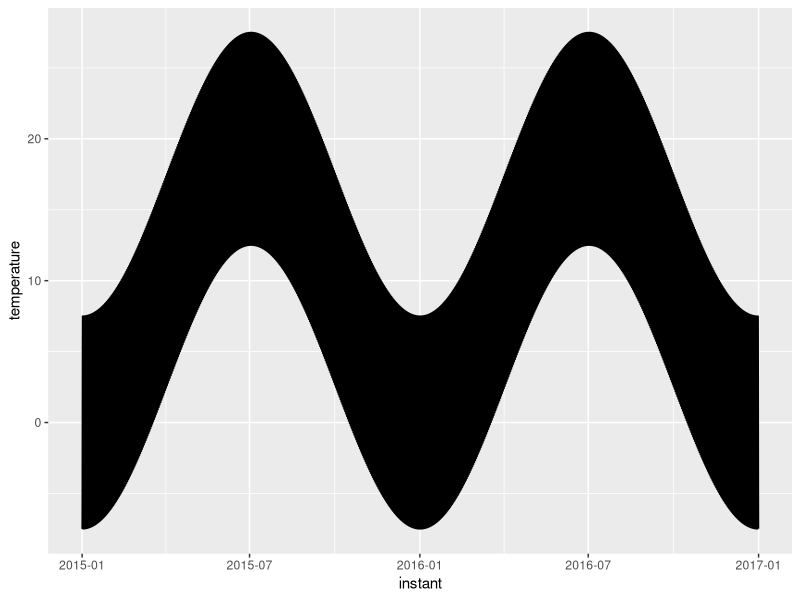
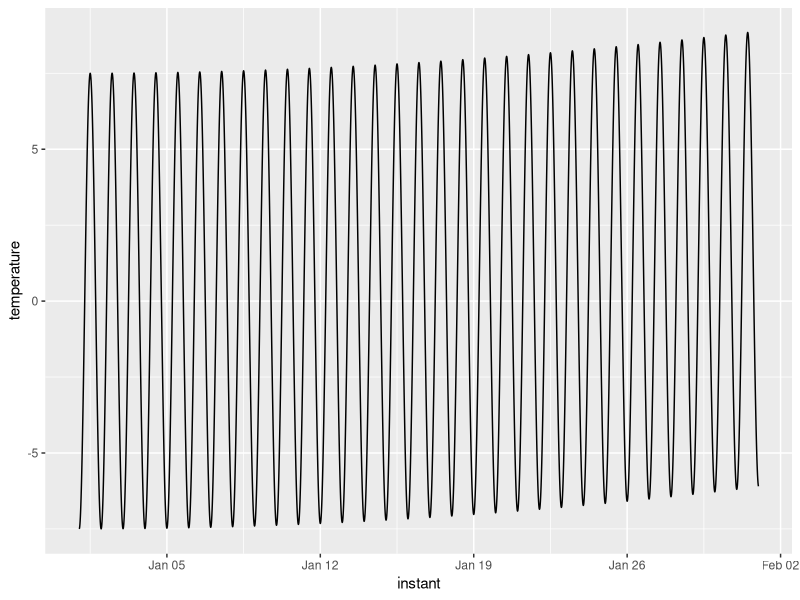

Generate these figures, in order, with R: (Note: this script raises an error after producing the figures.)
## ---- chunk 1
library("here")
library("readr")
library("dplyr")
library("ggplot2")
library("lubridate")
## ---- chunk 2
tz_local <- "Europe/Paris"

t_mean <- 10.0
dt_day <- 7.5
dt_year <- 10.0

dtm_ref <- parse_datetime("2015-01-01 00:00:00", locale = locale(tz = tz_local))
per_day <- ddays(1)
per_year <- ddays(365.25)
## ---- chunk 3
n_obs <- ((dtm_ref + years(2)) - dtm_ref) / dminutes(15)

fake_temperature_paris <- 
  tibble(
    instant = dtm_ref + seq(0, n_obs - 1)*dminutes(15),
    temperature = 
      t_mean - 
      dt_day * cos(2 * pi * (instant - dtm_ref)/per_day) - 
      dt_year * cos(2 * pi * (instant - dtm_ref)/per_year)  
  )
## ---- chunk 4
make_plot <- function(df) {
  ggplot(df, aes_string(x = "instant", y = "temperature")) +
  geom_line()  
}

fake_temperature_paris %>%
  make_plot()
## ---- chunk 5
fake_temperature_paris %>%
  filter(year(instant) == 2015, month(instant) == 1) %>%
  make_plot()
## ---- chunk 6
write_csv(
  fake_temperature_paris, 
  here("docs", "data", "fake_temperature_paris.csv")
)
